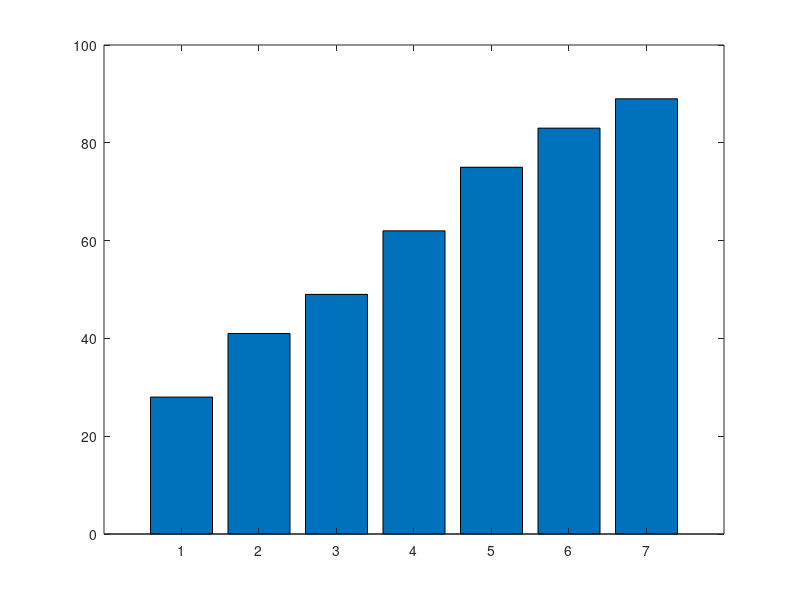

This figure's MATLAB source: (Note: this script raises an error after producing the figure.)
% =====================================================
% UTS Matematika Sains Data — Semester Genap 2025/2026
% Soal 1 — Eksplorasi Awal dan Profil Data Transaksi 
% ---------------------------------------------------
% Nama : Khayla Oksyasuni
% NIM : 2510514018
% Parameter: N=18, a=1, b=8, K=10, theta0=70, alpha=0.009
% Tanggal: <2026-04-21>
% =====================================================
clc; clear; close all;

% Parameter personalisasi
N = 18; a = 1; b = 8; K = 10;
theta0 = 70; % derajat
alpha_lr = 0.009;

% a,b)
D = [28 41 49 62 75 83 89];

mean(D)
median(D)
mode(D)
range(D)
std(D,1)

% c
D = [28 41 49 62 75 83 89];

bar(D)
hold on

yline(mean(D), 'r', 'LineWidth', 2)

xlabel('Toko ke-i')
ylabel('Penjualan (juta rupiah)')
title('Diagram Penjualan Mingguan - NIM 2510514018')

saveas(gcf, 'penjualan.png')

% biar bs commit
